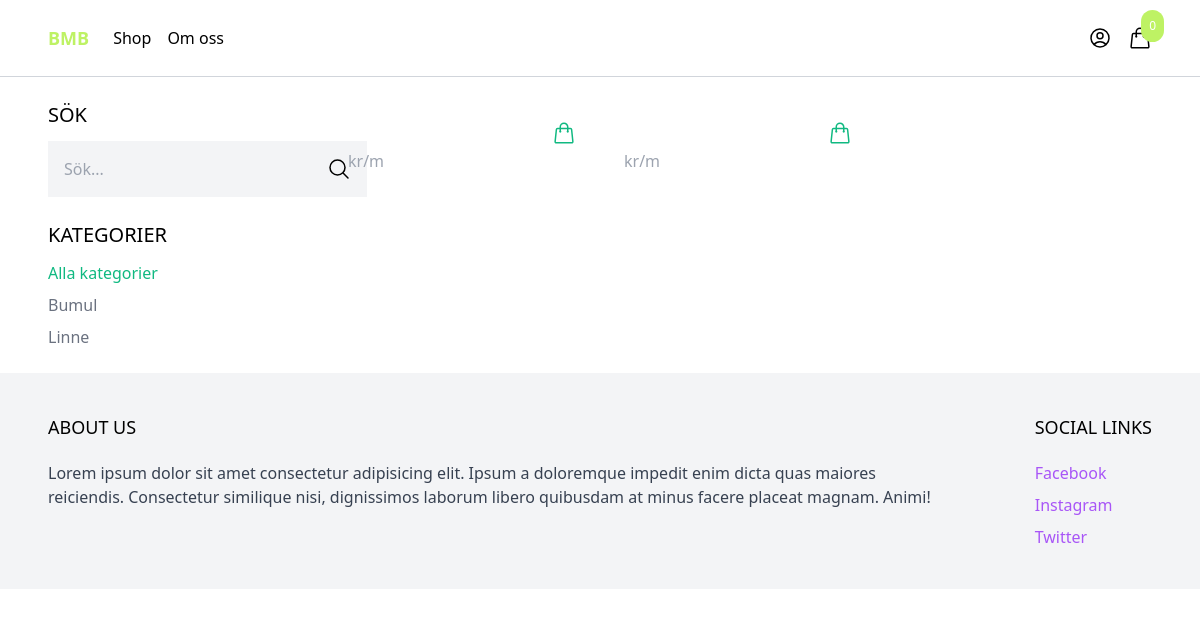
The page /shop/ on the database as committed earlier.
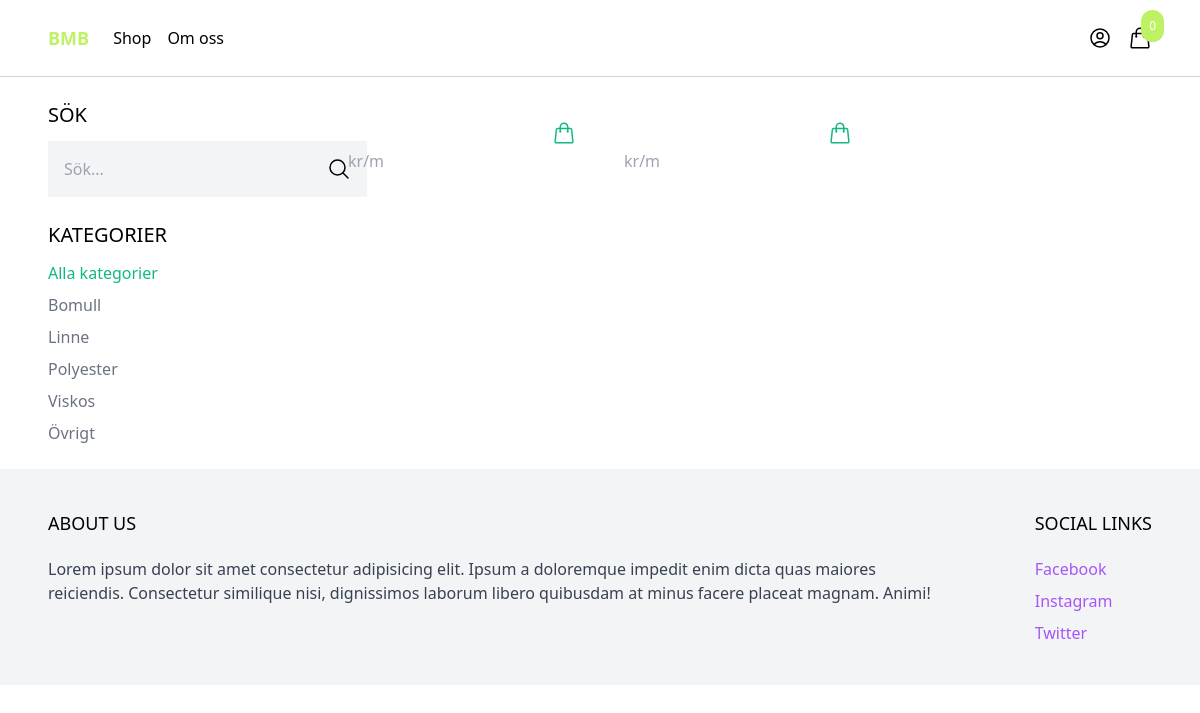
The same page on the database as committed later.
### products/models.py (models this page shows, shortened)
class Category(models.Model):
    namn = models.CharField(max_length=255)
    slug = AutoSlugField(populate_from='namn', unique=True)
    class Meta:
        ordering = ('namn',)

class Produkt(models.Model):
    category = models.ForeignKey(Category, related_name='produkt', on_delete=models.CASCADE)
    namn = models.CharField(max_length=255)
    slug = AutoSlugField(populate_from='namn', unique=True)
    bredd = models.IntegerField(blank=True, null=True)
    vikt = models.IntegerField(blank=True, null=True)
    blandning = models.CharField(max_length=255)
    kvalitet = models.CharField(max_length=255)
    färg = models.CharField(max_length=255)
    motiv = models.CharField(max_length=255)
    beskrivning = models.TextField(blank=True, null=True)
    pris = models.IntegerField()
    skapad = models.DateTimeField(auto_now_add=True)
    image = models.ImageField(upload_to='uploads/', blank=True, null=True)
    thumbnail = models.ImageField(upload_to='uploads/', blank=True, null=True)
    image_url = models.CharField(max_length=500, blank=True, null=True)
    class Meta:
        ordering = ('-skapad',)

### core/views.py (the view)
# urls.py: path('shop/', shop, name='shop'),
def shop(request):
    categories = Category.objects.all()
    produkt = Produkt.objects.all()
    active_category = request.GET.get('category', '')
    if active_category:
        produkt = produkt.filter(category__slug=active_category)
    query = request.GET.get('query', '')
    if query:
        produkt = produkt.filter(Q(namn__icontains=query) | Q(beskrivning__icontains=query))
    context = {
        'categories': categories,
        'produkt': produkt,
        'active_category': active_category,
        }
    return render(request,
    'core/shop.html',
    context,
    )

### cart/cart.py (called while the page is built)
    def __len__(self):
        return sum(item['quantity'] for item in self.cart.values())

### cart/context_processors.py (called while the page is built)
def cart(request):
    return {'cart': Cart(request)}

### core/templates/core/shop.html
{% extends 'core/base.html' %}
{% block content%}
<div class="max-w-6xl mx-auto flex flex-wrap items-start py-6 px-6 xl:px-0">
    <div class="filters w-full lg:w-1/4">
        <h3 class="mb-3 text-xl uppercase">sök</h3>
        <form method="get" action=".">
            <div class="flex">
                <input type="text" name="query" class="p-4 bg-gray-100 border-0" placeholder="Sök...">
                <button class="p-4 bg-gray-100 border-0">
                    <svg xmlns="http://www.w3.org/2000/svg" fill="none" viewBox="0 0 24 24" stroke-width="1.5" stroke="currentColor" class="w-6 h-6">
                        <path stroke-linecap="round" stroke-linejoin="round" d="M21 21l-5.197-5.197m0 0A7.5 7.5 0 105.196 5.196a7.5 7.5 0 0010.607 10.607z" />
                    </svg>
                </button>
            </div>
        </form>
        <h3 class="mt-6 mb-3 text-xl uppercase">Kategorier</h3>
        <ul class="space-y-2">
            <li><a href="{% url 'shop' %}" class="{% if not active_category %} text-emerald-500 {% else %} text-gray-500 {% endif %}">Alla kategorier</a></li>
            {% for category in categories %}
            <li><a href="{% url 'shop' %}?category={{category.slug}}" class="{% if category.slug == active_category %} text-emerald-500 {% else %} text-gray-500 {% endif %}">{{category.namn}}</a></li>
            {% endfor %}
        </ul>
    </div>
    <div class="products w-full lg:w-3/4 -mt-4 flex items-center flex-wrap">
        {% for produkter in produkt %}
            {% include 'products/partials/product_list_items.html'%}
        {% endfor %}
    </div>
</div>
{% endblock%}

### core/templates/core/base.html (shortened to what this page needs)
<!DOCTYPE html>
<html lang="en">
<head>
    <script src="https://cdn.tailwindcss.com"></script>
</head>
<body>
    <nav class="border-b border-gray-300">
        <div class="max-w-6xl mx-auto py-2 px-6 xl:px-0 items-center flex justify-between">
            <div class="menu-left flex items-center space-x-6">
                <a href="{% url 'frontpage' %}" class="py-4 text-lg text-lime-300 font-semibold">BMB</a>
                <ul class="flex items-center space-x-4">
                    <li class=""><a href="{% url 'shop' %}">Shop</a></li>
                    <li class=""><a href="#">Om oss</a></li>
                </ul>
            </div>
            <div class="menu-right flex items-center space-x-4">
                <a href="#">
                </a>
                {% include 'cart/menu_cart.html' %}
            </div>
        </div>
    </nav>
    <main>
        {% block content%}
        {% endblock%}
    </main>
    <footer class="bg-gray-100">
        <div class="max-w-6xl mx-auto py-10 px-6 xl:px-0 md:flex justify-between">
            <div class="footer-left mb-12 md:mb-0 md:w-4/5">
                <h2 class="mb-5 uppercase text-lg">About us</h2>
                <p class="text-gray-700">Lorem ipsum dolor sit amet consectetur adipisicing elit.
                    Ipsum a doloremque impedit enim dicta quas maiores reiciendis. Consectetur similique nisi,
                    dignissimos laborum libero quibusdam at minus facere placeat magnam. Animi!
                </p>
            </div>
            <div class="footer-right">
                <h2 class="mb-5 uppercase text-lg">Social links</h2>
                <ul class="space-y-2">
                    <li><a href="#" target="_blank" class="text-purple-500 hover:text-purple-800">Facebook</a></li>
                    <li><a href="#" target="_blank" class="text-purple-500 hover:text-purple-800">Instagram</a></li>
                    <li><a href="#" target="_blank" class="text-purple-500 hover:text-purple-800">Twitter</a></li>
                </ul>
            </div>
        </div>
    </footer>
</body>
</html>

### cart/templates/cart/menu_cart.html (shortened to what this page needs)
<a href="#" id="menu-cart-btn" class="relative">
    <span class="p-2 absolute -top-4 -right-3 bg-lime-300 text-white text-xs rounded-full">{{ cart|length }}</span>
</a>

### products/templates/products/partials/product_list_items.html (shortened to what this page needs)
<div class="w-full md:w-1/3 xl:w-1/4 p-6">
    <div class="pt-3 flex items-center justify-between">
        <a href="{% url 'produkt' produkt.slug %}" class="text-emerald-500 hover:text-emerald-800">
        </a>
    </div>
    <p class="pt-1 text-gray-400">{{ produkt.pris}} kr/m</p>
</div>

Rows that differ between the two databases and show on the page:
changed Category: namn "Bumul" → "Bomull"
added Category: namn "Polyester"
added Category: namn "Viskos"
added Category: namn "Övrigt"
